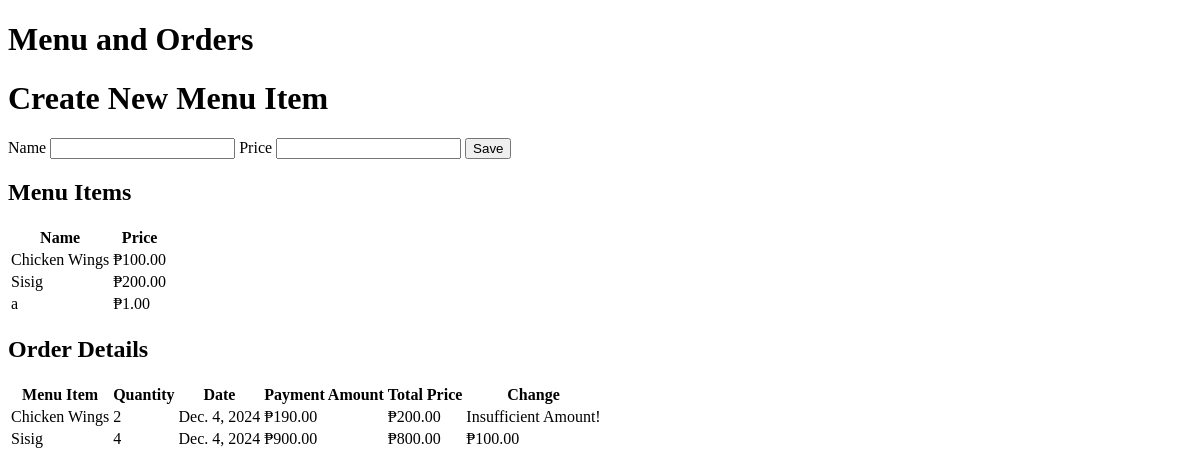
Before: / with the older database file.
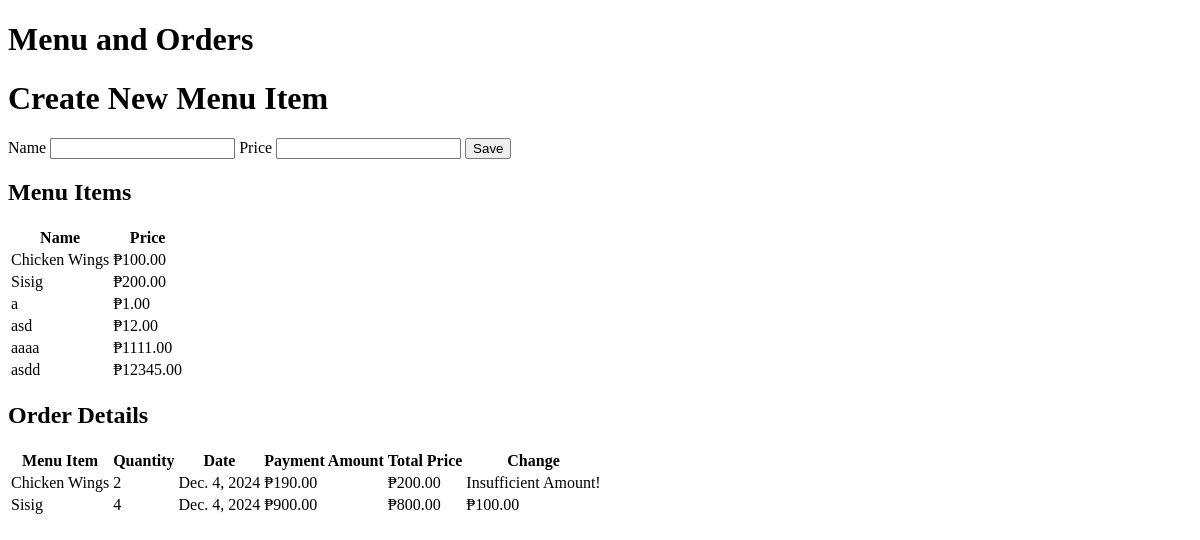
After: the same page with the newer database file.
### sales_list/models.py (models this page shows, shortened)
class MenuItem(models.Model):
    name = models.CharField(max_length=255)
    price = models.DecimalField(max_digits=10, decimal_places=2)

class OrderDetail(models.Model):
    quantity = models.PositiveIntegerField()
    date = models.DateField()
    payment_amount = models.DecimalField(max_digits=10, decimal_places=2)
    menu_item = models.ForeignKey(MenuItem, on_delete=models.CASCADE)
    order_summary = models
    def total_price(self):
        return self.menu_item.price * self.quantity
    def change(self):
        total_amount = self.menu_item.price * self.quantity
        change = self.payment_amount - total_amount
        if total_amount > self.payment_amount:
            return "Insufficient Amount!"
        elif self.payment_amount > total_amount:
            return f"₱{change}"

### sales_list/views.py (the view)
# urls.py: path('', sales.home, name='home'),
def home(request):
    if request.method == 'POST':
        form = MenuForm(request.POST or None)
        if form.is_valid():
            form.save()
    all_items = MenuItem.objects.all()
    all_order_items = OrderDetail.objects.all()
    context = {
        'all_items': all_items,
        'all_order_items': all_order_items,
    }
    return render(request, 'home.html', context)

### sales_list/templates/home.html (shortened to what this page needs)
{% extends 'base.html' %}
{% block content %}
<h1>Menu and Orders</h1>
{% if all_items %}
<h1>Create New Menu Item</h1>
<form method="POST">
    <label for="name">Name</label>
    <input type="text" name="name">
    <label for="price">Price</label>
    <input type="number" name="price">
    <button type="submit" class="btn btn-primary">Save</button>
</form>
<h2>Menu Items</h2>
<table class="table">
    <thead>
        <tr>
            <th>Name</th>
            <th>Price</th>
        </tr>
    </thead>
    <tbody>
        {% for item in all_items %}
        <tr>
            <td>{{ item.name }}</td>
            <td>₱{{ item.price }}</td>
        </tr>
        {% endfor %}
    </tbody>
</table>
{% else %}
<p>No menu items available.</p>
{% endif %}
{% if all_order_items %}
<h2>Order Details</h2>
<table class="table">
    <thead>
        <tr>
            <th>Menu Item</th>
            <th>Quantity</th>
            <th>Date</th>
            <th>Payment Amount</th>
            <th>Total Price</th>
            <th>Change</th>
        </tr>
    </thead>
    <tbody>
        {% for order in all_order_items %}
        <tr>
            <td>{{ order.menu_item.name }}</td>
            <td>{{ order.quantity }}</td>
            <td>{{ order.date }}</td>
            <td>₱{{ order.payment_amount }}</td>
            <td>₱{{ order.total_price }}</td>
            <td>{{ order.change }}</td>
        </tr>
        {% endfor %}
    </tbody>
</table>
{% else %}
<p>No orders available.</p>
{% endif %}
{% endblock %}

Changed rows visible on the page:
added MenuItem: name "asd", price "12.00"
added MenuItem: name "aaaa", price "1111.00"
added MenuItem: name "asdd", price "12345.00"
